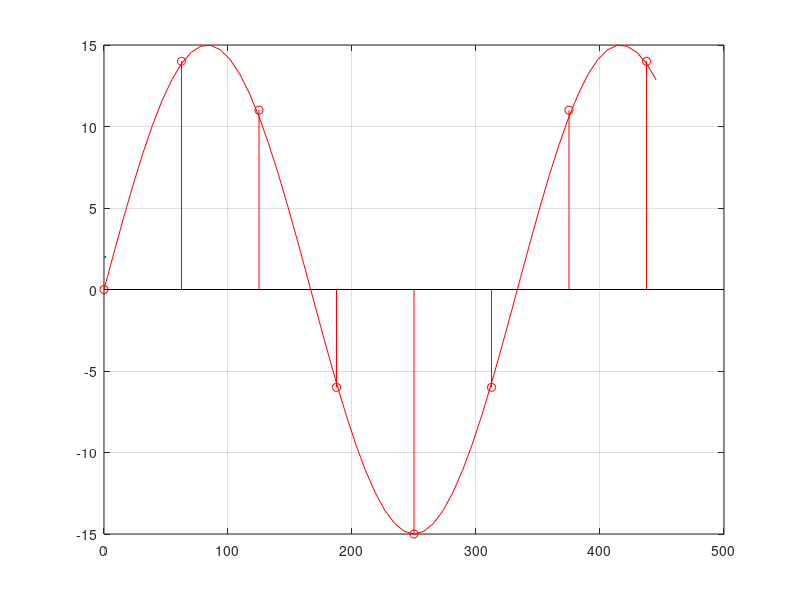

Reproduce this figure in MATLAB. (Note: this script raises an error after producing the figure.)
% Create sin and cos Template for _MHz signal
F1 = 3*10^6;     % 3MHz signal
%F1 = 2*10^6;     % 2MHz signal
%F1 = 2.5*10^6;   % 2.5MHz signal
%F1 = 1.5*10^6;   % 1.5MHz signal
%F1 = 1*10^6;     % 1MHz signal

%F1 = 3.5*10^6;   % 1.5MHz signal
%F1 = 4*10^6;   % 1.5MHz signal
%F1 = 1.6*10^6;   % 1.6MHz signal
%F1 = 1.75*10^6;  % 1.75MHz signal
%F1 = 4*10^6;     % 2MHz signal

% 1 = 802.15.4
% 2 = BLE
MODE = 1;
%---------------------------------------------------%
% Data rate
fs1 = 128*10^6; % 16MHz Clock (sampling frequency)
dt1 = 1/fs1;    % seconds per sample

if (MODE == 1) StopTime1 = 0.45e-6;  % need 8 samples for 802.15.4
else StopTime1 = 0.95e-6; end       % need 16 samples for BLE

t1 = (0:dt1:StopTime1)'; 
% For ploting
data1 = 15*cos(2*pi*F1*t1); 
data2 = 15*sin(2*pi*F1*t1);

%---------------------------------------------------%
% Sample rate
F2 = 16*10^6;   % 16MHz
t2 = (0:1/F2:StopTime1);
%---------------------------------------------------%
Template1 = zeros(1,length(t2),'double')';
Template2 = zeros(1,length(t2),'double')';

i = 1;
for t = t2
    Template1(i) = round(15*cos(2*pi*F1*t)); 
    Template2(i) = round(15*sin(2*pi*F1*t)); 
    i = i + 1;
end    
% clear figure
clf
%{
% Plot cosine
plot(t1*10^9,data1,Color="b",LineWidth = 2);
hold on;
grid on;
stem(t2*10^9,Template1,Color="b");
title("2MHz Cos (16 MHz sample rate)", "FontSize",18, LineWidth = 2);
ylabel('ADC (Template -15:15)', "FontSize",15);
xlabel('micro seconds', "FontSize",15);
xticks(0:62.5:7*62.5);
pbaspect([3 2 1]);
ax = gca;
exportgraphics(ax,'2MHz.jpg','Resolution',300);
%}
%hold on;

% Plot sine
plot(t1*10^9,data2,Color="r",LineWidth = 2);
hold on;
grid on;
stem(t2*10^9,Template2,Color="r");
title("3MHz Cos (16 MHz sample rate)", "FontSize",18, LineWidth = 2);
ylabel('ADC (Template -15:15)', "FontSize",15);
xlabel('micro seconds', "FontSize",15);
xticks(0:62.5:7*62.5);
pbaspect([3 2 1]);
ax = gca;
exportgraphics(ax,'3MHz.jpg','Resolution',300);


% Verilog text
% Note: need to change the Template name "Template_Cos'XX'MHz"
for i = 1:length(Template1)
    % check if negative
    if Template1(i) < 0 
        VerilogCosTemplate(i,1) = "assign Template_Cos3MHz["+(i-1)+"] = -5'd"+(abs(Template1(i)))+";";
    else
        VerilogCosTemplate(i,1) = "assign Template_Cos3MHz["+(i-1)+"] = 5'd"+Template1(i)+";";
    end
    % check if negative
    if Template2(i) < 0 
        VerilogSinTemplate(i,1) = "assign Template_Sin3MHz["+(i-1)+"] = -5'd"+(abs(Template2(i)))+";";
    else
        VerilogSinTemplate(i,1) = "assign Template_Sin3MHz["+(i-1)+"] = 5'd"+Template2(i)+";";
    end
end

% MATLAB text
for i = 1:length(Template1)
    if i == 1
        MATLABCosTemplate = Template1(i);
        MATLABSinTemplate = Template2(i);
    else
        MATLABCosTemplate = MATLABCosTemplate + ";" + Template1(i);
        MATLABSinTemplate = MATLABSinTemplate + ";" + Template2(i);
    end
end



